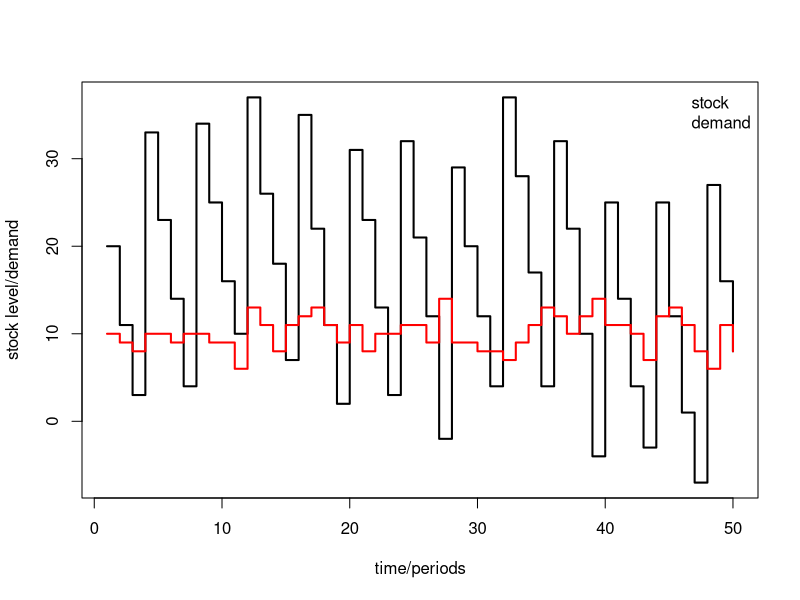

Here is the R script that generated this plot:
## ---- chunk 1
weig.mh.dist <- function(x) x[1] * (abs(x[2] - x[4]) + abs(x[3] - x[5]) ) 
n <- 10                             # set a number of points/customers
a.vec <- sample(1:100, size = n)    # sample weights for each point/customer
x.vec <- rnorm(n)                   # sample x coordinates
y.vec <- rnorm(n)                   # sample y coordinates
df <- data.frame(a = a.vec, x = x.vec, y = y.vec, u = 1, v = 1)
apply(df, 1, weig.mh.dist)
## ---- chunk 2
# old time: 12.58 sec.
n <- 10^6               # number of trials
u <- 0; v <- 0          # current location
res.vec <- numeric(n)   # result vector

system.time(for(i in 1:n){
  a <- sample(1:100, size = 1, replace =T)    # sample weight for current point/customer
  x <- rnorm(1)                   # sample x coordinate
  y <- rnorm(1)                   # sample y coordinate
  res.vec[i] <- a * (abs(x - u) + abs(y - v) )    # save Manhattan distance
})
## ---- chunk 3
# old time: 11.85 sec.
n <- 10^6                 # number of trials
system.time({
a.vec <- sample(seq(2, 100, by = 2), size = n, replace =T)
x.vec <- rnorm(n)                   # sample x coordinate
y.vec <- rnorm(n)                   # sample y coordinate
res.vec <- a * (abs(x) + abs(y) )
})
## ---- chunk 4
# old time: 12.27 sec.
n <- 10^6          # number of trials
n.excess <- 10^6 * 1.5    # but no more then n.excess loops 
u <- 0; v <- 0      # current location
i <- 1              # trial index 
j <- 0              # iteration counter
res.vec <- numeric(n)   # result vector

system.time(repeat{    
    j <- j + 1
    if(i > n | j > n.excess) break  # joint break statement
    a <- sample(1:100, size = 1, replace =T)    # sample weight 
    if(a %% 2 == 1) next            # skip iteration
    x <- rnorm(1)                   # sample x coordinate
    y <- rnorm(1)                   # sample y coordinate
    res.vec[i] <- a * (abs(x - u) + abs(y - v) )  
    i <- i+1                       
  })
## ---- chunk 5
n <- 50
i.vec <- numeric(n)
d.vec <- round(rnorm(n, mean = 10, sd = 2))
i.vec[1] <- 30 - d.vec[1]
for(i in 2:n){
  if(i  %% 4 == 0){
    i.vec[i] <- i.vec[i-1] - d.vec[i] + 40
  }
  else{
    i.vec[i] <- i.vec[i-1] - d.vec[i]
  }
}
plot(1:n, i.vec, xlab="time/periods", ylab="stock level/demand", type="s", lwd=2)
lines(1:n, d.vec, type="s", col="red", lwd=2)
legend("topright", col=c("black","red"), legend = c("stock", "demand"), bty = "n")
## ---- chunk 6
n <- 10
d.vec <- rpois(n, lambda = 10)
c.mat <- matrix(NA, ncol = n, nrow = n)
c.h <- 0.5
c.o <- 100
for(i in 1:n){
  c.mat[i, i:n] <- cumsum(0:(n-i) * d.vec[i:n]) * c.h + c.o
}
## ---- chunk 7
first.exsm <- function(alpha, d, p.ini){
  n <-length(d)
  p <- numeric(n+1)
  p[1] <- p.ini
  for(i in 1:n){
    p[i+1] <- (1-alpha) * p[i] + alpha * d[i]
  }
  return(p)
}
n <- 1e+6
d.vec <- rnorm(n, 10, 2)
system.time(p.vec <- first.exsm(alpha = 0.4, d = d.vec, p.ini = 10))
# Built-in function: HoltWinters() for 1st-3rd order ES
system.time(p.bi <- HoltWinters(d.vec, alpha = 0.4, beta = F, gamma = F, l.start = 10))
# Alt. built-in function: ses() for 1st order ES
library(forecast)
system.time(p.bi2 <- ses(d.vec, alpha = 0.4, h=1, initial = "simple"))
